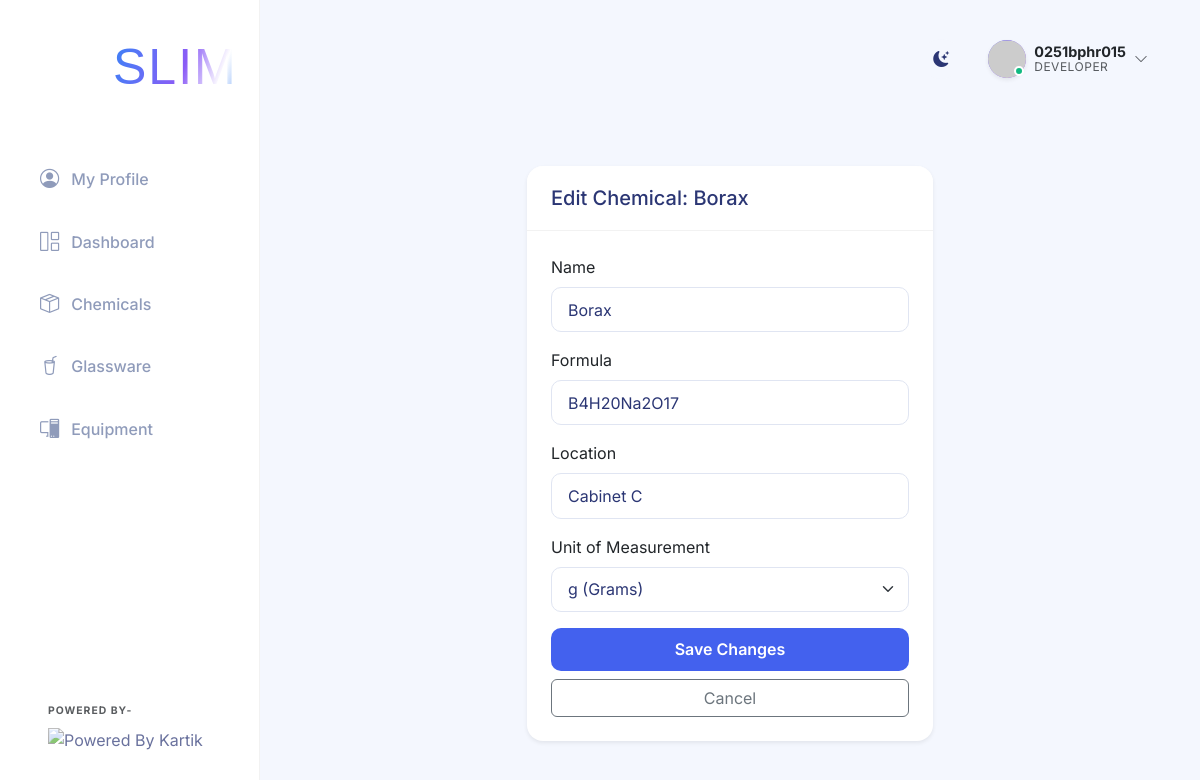
Page /chemicals/33/edit (signed in) on the committed database.
### app.py (models this page shows)
class User(UserMixin, db.Model):
    id = db.Column(db.Integer, primary_key=True)
    username = db.Column(db.String(100), unique=True, nullable=False)
    password_hash = db.Column(db.String(200), nullable=False)
    role = db.Column(db.String(50), nullable=False) # 'teacher', 'student', or 'developer'
    full_name = db.Column(db.String(150), nullable=True)
    roll_number = db.Column(db.String(50), nullable=True)
    email = db.Column(db.String(150), nullable=True)
    phone = db.Column(db.String(20), nullable=True)

class Chemical(db.Model):
    id = db.Column(db.Integer, primary_key=True)
    name = db.Column(db.String(150), nullable=False)
    formula = db.Column(db.String(100), nullable=False)
    cas_number = db.Column(db.String(50), nullable=True)
    quantity = db.Column(db.Float, nullable=False, default=0.0)
    unit = db.Column(db.String(20), nullable=False)
    location = db.Column(db.String(100), nullable=False)
    expiry_date = db.Column(db.Date, nullable=True)
    hazard_category = db.Column(db.String(100), nullable=True)
    category = db.Column(db.String(50), default='Chemicals') # New: Chemicals, Reagents, Indicators, Miscellaneous
    logs = db.relationship('UsageLog', backref='chemical', lazy=True, cascade="all, delete-orphan")

### app.py (the view, shortened to what this page needs)
@app.route('/chemicals/<int:id>/edit', methods=['GET', 'POST'])
@teacher_required
def edit_chemical(id):
    chemical = Chemical.query.get_or_404(id)
    return render_template('edit_chemical.html', chemical=chemical)

### app.py (called while the page is built)
@login_manager.user_loader
def load_user(user_id):
    return User.query.get(int(user_id))

def teacher_required(f):
    @wraps(f)
    def decorated_function(*args, **kwargs):
        if not current_user.is_authenticated or current_user.role not in ['teacher', 'developer']:
            flash('You must be logged in as a teacher or developer to perform this action.', 'danger')
            return redirect(request.referrer or url_for('dashboard'))
        return f(*args, **kwargs)
    return decorated_function

### templates/edit_chemical.html (shortened to what this page needs)
{% extends 'base.html' %}
{% block content %}
<div class="container py-5">
    <div class="row justify-content-center">
        <div class="col-md-6">
            <div class="card shadow-sm">
                <div class="card-header bg-white">
                    <h5 class="mb-0">Edit Chemical: {{ chemical.name }}</h5>
                </div>
                <div class="card-body">
                    <form action="{{ url_for('edit_chemical', id=chemical.id) }}" method="POST">
                        <div class="mb-3">
                            <label class="form-label">Name</label>
                            <input type="text" name="name" class="form-control" value="{{ chemical.name }}" required>
                        </div>
                        <div class="mb-3">
                            <label class="form-label">Formula</label>
                            <input type="text" name="formula" class="form-control" value="{{ chemical.formula }}" required>
                        </div>
                        <div class="mb-3">
                            <label class="form-label">Location</label>
                            <input type="text" name="location" class="form-control" value="{{ chemical.location }}" required>
                        </div>
                        <div class="mb-3">
                            <label class="form-label">Unit of Measurement</label>
                            <select name="unit" class="form-select" required>
                                <option value="g" {% if chemical.unit == 'g' %}selected{% endif %}>g (Grams)</option>
                            </select>
                        </div>
                        <div class="d-grid gap-2">
                            <button type="submit" class="btn btn-primary">Save Changes</button>
                            <a href="{{ url_for('chemical_detail', id=chemical.id) }}" class="btn btn-outline-secondary">Cancel</a>
                        </div>
                    </form>
                </div>
            </div>
        </div>
    </div>
</div>
{% endblock %}

### templates/base.html (shortened to what this page needs)
<!DOCTYPE html>
<html lang="en">
<head>
    <link href="https://cdn.jsdelivr.net/npm/bootstrap@5.3.0/dist/css/bootstrap.min.css" rel="stylesheet">
    <link rel="stylesheet" href="{{ url_for('static', filename='css/style.css') }}">
    <link rel="stylesheet" href="https://cdn.jsdelivr.net/npm/bootstrap-icons@1.10.5/font/bootstrap-icons.css">
</head>
<body>
    <div class="app-container">
        <nav class="sidebar d-flex flex-column">
            <div class="sidebar-header">
                <a class="navbar-brand d-flex align-items-center morph-logo" href="{{ url_for('dashboard') }}"
                    style="text-decoration: none;">
                    <div class="me-1 d-flex justify-content-center align-items-center"
                        style="width: 80px; height: 80px; margin-left: -5px;">
                        <dotlottie-player src="{{ url_for('static', filename='logo.lottie') }}" background="transparent"
                            speed="1" style="width: 80px; height: 80px;" loop autoplay></dotlottie-player>
                    </div>
                    <div class="logo-text-container">
                        <div class="logo-text main-text">
                            <span class="slim-text-animated">SLIM</span>
                        </div>
                    </div>
                </a>
            </div>
            <ul class="nav flex-column sidebar-nav mt-3">
                {% if current_user.is_authenticated and current_user.role in ['student', 'developer'] %}
                <li class="nav-item">
                    <a class="nav-link {% if request.endpoint == 'profile' %}active{% endif %}"
                        href="{{ url_for('profile') }}">
                        <i class="bi bi-person-circle"></i> My Profile
                    </a>
                </li>
                {% endif %}
                <li class="nav-item">
                    <a class="nav-link {% if request.endpoint == 'dashboard' %}active{% endif %}"
                        href="{{ url_for('dashboard') }}">
                        <i class="bi bi-grid-1x2"></i> Dashboard
                    </a>
                </li>
                <li class="nav-item">
                    <a class="nav-link {% if request.endpoint == 'chemicals' or request.endpoint == 'add_chemical' or request.endpoint == 'chemical_detail' %}active{% endif %}"
                        href="{{ url_for('chemicals') }}">
                        <i class="bi bi-box-seam"></i> Chemicals
                    </a>
                </li>
                <li class="nav-item">
                    <a class="nav-link {% if request.endpoint == 'glassware' %}active{% endif %}"
                        href="{{ url_for('glassware') }}">
                        <i class="bi bi-cup-straw"></i> Glassware
                    </a>
                </li>
                <li class="nav-item">
                    <a class="nav-link {% if request.endpoint == 'equipment' %}active{% endif %}"
                        href="{{ url_for('equipment') }}">
                        <i class="bi bi-pc-display"></i> Equipment
                    </a>
                </li>
            </ul>
            <div class="sidebar-footer mt-auto p-4 text-start">
                <small class="text-muted d-block fw-bold text-uppercase mb-2"
                    style="font-size: 0.65rem; letter-spacing: 1px;">Powered By-</small>
                <img src="https://student.camu.in/camu_attachment/get/6696654be0b1fd900cf3997c" alt="Powered By Kartik"
                    class="img-fluid powered-logo">
            </div>
        </nav>
        <main class="main-content">
            <header class="top-header d-flex justify-content-between align-items-center mb-4">
                <div class="d-flex align-items-center">
                    <div class="theme-toggle" id="themeToggle" title="Toggle Dark/Light Mode">
                        <i class="bi bi-moon-stars-fill"></i>
                    </div>
                    <div class="user-profile dropdown">
                        <div class="profile-trigger d-flex align-items-center" {% if current_user.is_authenticated
                            %}data-bs-toggle="dropdown" {% else %}data-bs-toggle="modal" data-bs-target="#loginModal" {%
                            endif %}>
                            {% if current_user.is_authenticated %}
                            <div class="avatar-wrapper me-2">
                                <div class="avatar-circle {% if current_user.role == 'developer' %}bg-developer{% elif current_user.role == 'teacher' %}bg-teacher{% else %}bg-student{% endif %} shadow-sm"
                                    style="padding: 0; overflow: hidden;">
                                    <img src="https://api.dicebear.com/9.x/bottts/svg?seed={{ current_user.username }}&backgroundColor=transparent"
                                        alt="Avatar"
                                        style="width: 100%; height: 100%; object-fit: cover; transform: scale(1.1) translateY(2px);">
                                </div>
                                <div class="status-indicator online"></div>
                            </div>
                            <div class="user-info d-none d-sm-block">
                                <div class="user-name fw-bold text-dark">{{ current_user.username|capitalize }}</div>
                                <div class="user-role text-muted">{{ current_user.role|capitalize }}</div>
                            </div>
                            <i class="bi bi-chevron-down ms-2 text-muted small"></i>
                            {% else %}
                            <div class="avatar-circle bg-secondary shadow-sm me-2">
                                <i class="bi bi-person"></i>
                            </div>
                            <span class="fw-medium text-dark">Login</span>
                            {% endif %}
                        </div>
                    </div>
            </header>
            <div class="content-wrapper">
                {% block content %}{% endblock %}
            </div>
        </main>
    </div>
</body>
</html>

### rows in the picture
User: username "0251bphr015", role "DEVELOPER"
Chemical: name "Borax", formula "B4H20Na2O17", location "Cabinet C", unit "g (Grams)"
